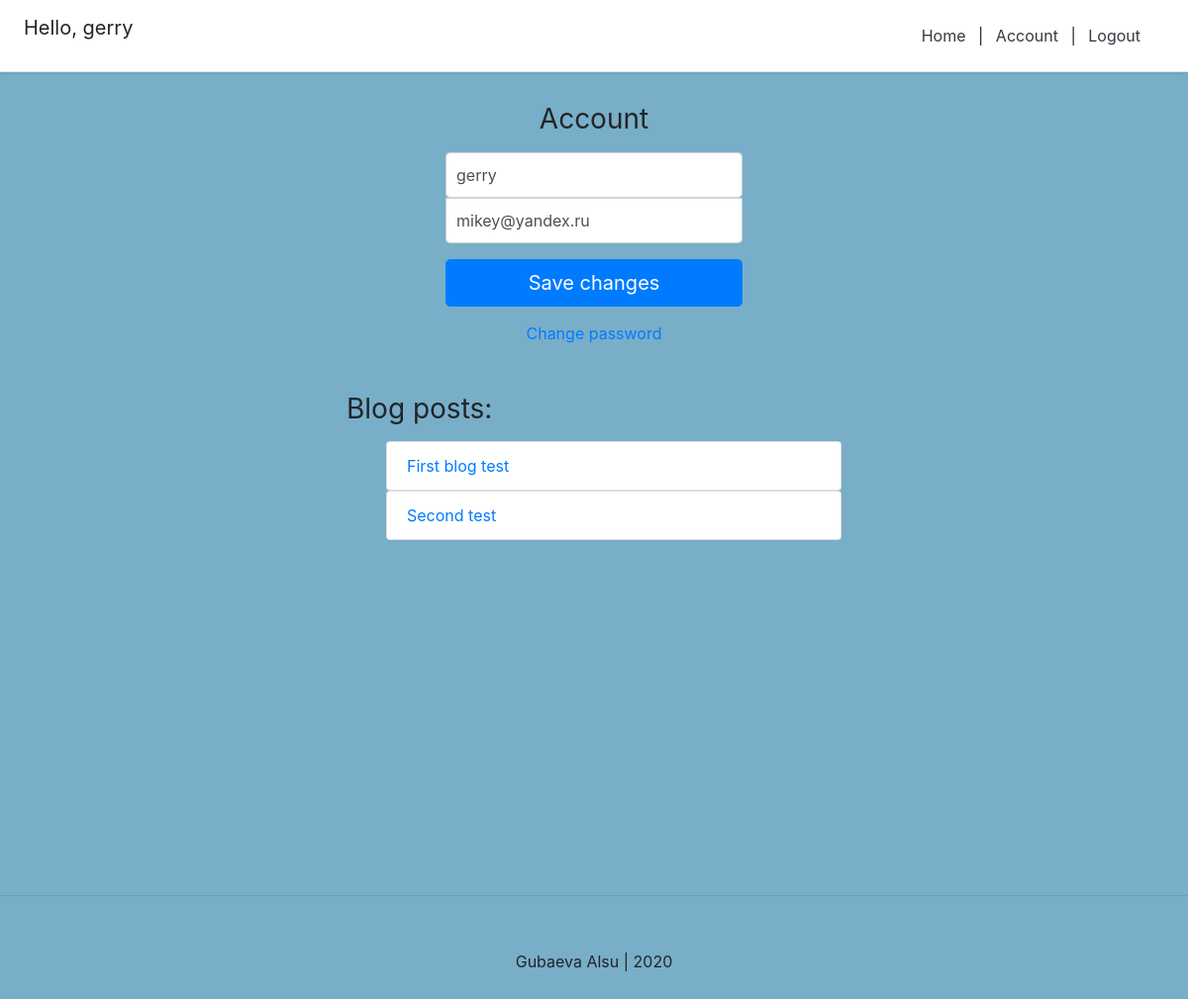
/account/ (signed in), run on an earlier commit of the app's database.
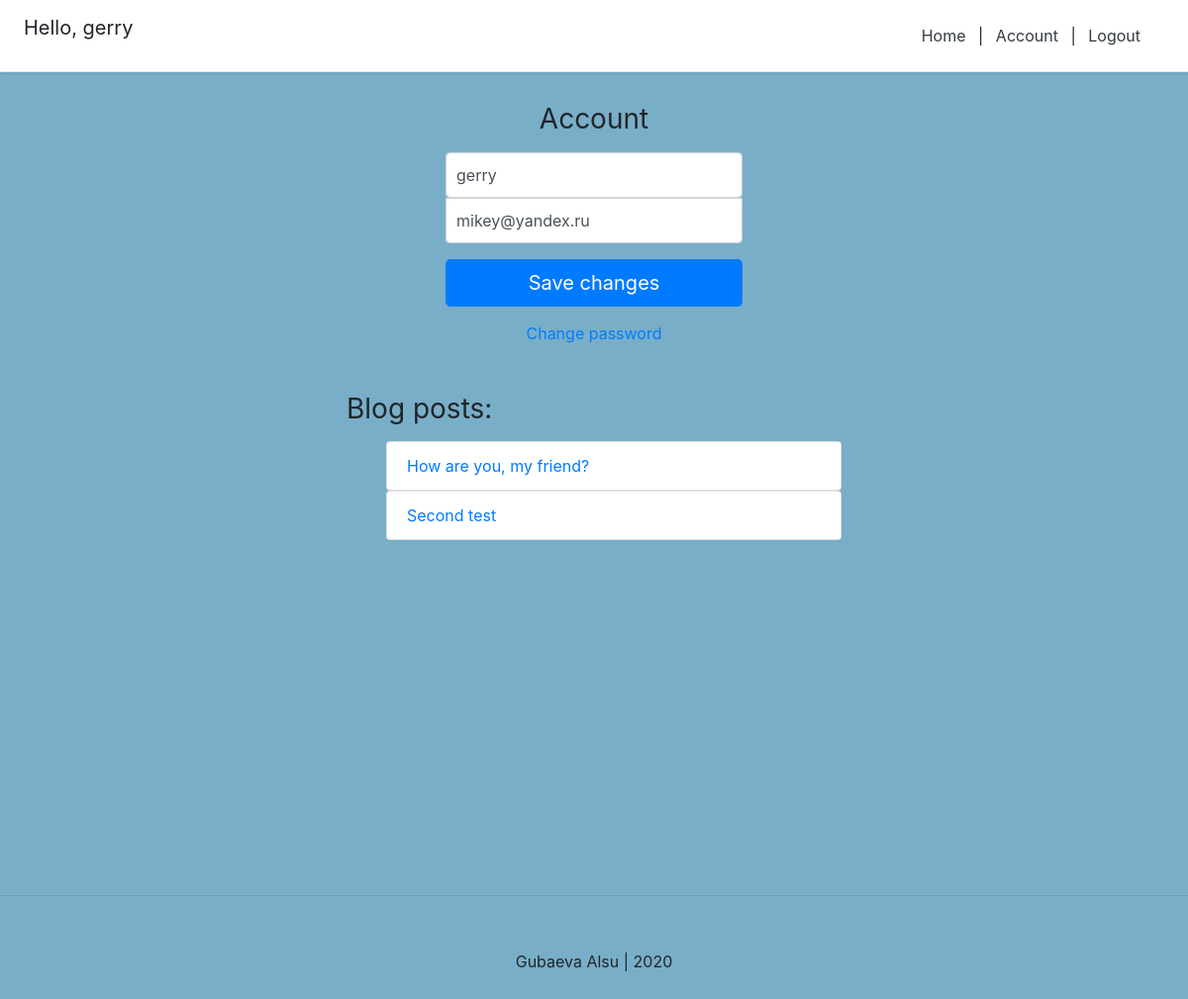
And on a later commit of the database.
### blog/models.py (models this page shows)
class BlogPost(models.Model):
    title = models.CharField(max_length=50, null=False, blank=False)
    body = models.TextField(max_length=5000, null=False, blank=False)
    image = models.ImageField(upload_to=upload_location, null=False, blank=False)
    date_published = models.DateTimeField(auto_now_add=True, verbose_name="date published")
    date_updated = models.DateTimeField(auto_now=True, verbose_name="date updated")
    author = models.ForeignKey(settings.AUTH_USER_MODEL, on_delete=models.CASCADE)
    slug = models.SlugField(blank=True, unique=True)
    def __str__(self):
        return self.title

### user/views.py (the view)
# urls.py: path('account/', account_view, name="account"),
def account_view(request):
    if not request.user.is_authenticated:
        return redirect("login")
    context = {}
    if request.POST:
        form = AccountUpdateForm(request.POST, instance=request.user)
        if form.is_valid():
            form.initial={
                "username":request.POST['username'],
                "email":request.POST['email'],
            }
            form.save()
            context['success_message'] = "Updated"
    else:
        form = AccountUpdateForm(
                initial={
                    "email": request.user.email,
                    "username": request.user.username,
                }
            )
    context['account_form'] = form
    blog_posts = BlogPost.objects.filter(author=request.user)
    context['blog_posts'] = blog_posts
    return render(request, 'user_page/user.html', context)

### user/forms.py (shortened to what this page needs)
class AccountUpdateForm(forms.ModelForm):
    class Meta:
        model = New_user
        fields = ("email", "username")

### templates/user_page/user.html (shortened to what this page needs)
{%  extends "user_page/main.html" %}
{% block all_posts %}
<form class="form-signin" method="post">{% csrf_token %}
  <h1 class="h3 mb-3 font-weight-normal">Account</h1>
  <input type="text" name="username" id="inputUsername" class="form-control" placeholder="Username" required autofocus value={{account_form.initial.username}}>
  <input type="email" name="email" id="inputEmail" class="form-control" placeholder="Email" required value="{{account_form.initial.email}}">
  <button class="btn btn-lg btn-primary btn-block" type="submit">Save changes</button>
</form>
<div class="d-flex flex-column">
    <a class="m-auto" href="{% url 'password_change' %}">Change password</a>
</div>
<div class="container mt-4 p-4">
    <div class="row">
        <div class="blog-posts">
            <h3 class="mb-3 font-weight-normal">Blog posts:</h3>
            {% if blog_posts %}
            <ul>
                {% for post in blog_posts %}
                    <a href="{% url 'blog:detail' post.slug %}" style="text-decoration: none;">
                      <li class="list-group-item">{{ post }}</li>
                     </a>
                {% endfor %}
            </ul>
            {% else %}
                <p>You have no blog posts. Create a post <a href="{% url 'blog:create' %}">here</a>.</p>
            {% endif %}
        </div>
    </div>
</div>
{% endblock all_posts %}

What changed in the data, as far as the page shows it:
removed BlogPost: title "First blog test"
added BlogPost: title "How are you, my friend?"
